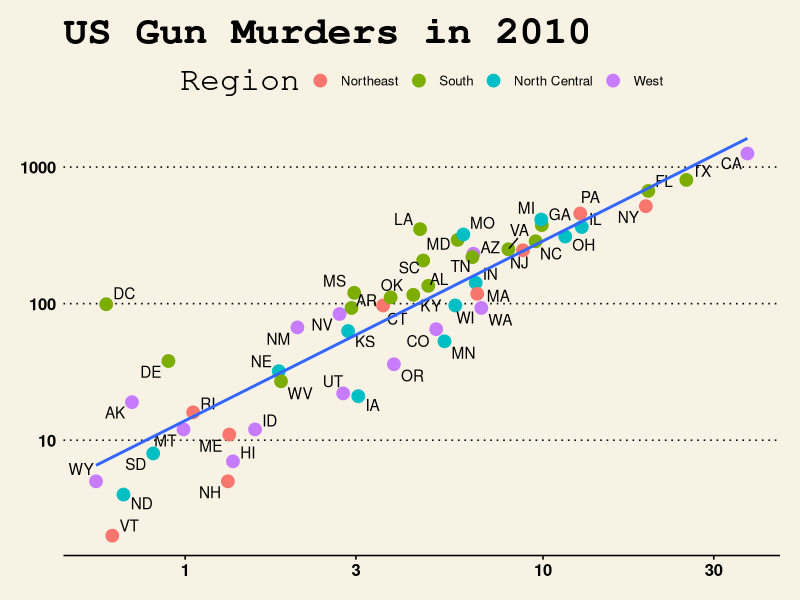

The R script that drew this image:
## ---- chunk 1
# loading packages 
library(tidyverse)
library(knitr)
library(ggthemes)
library(ggrepel)
library(dslabs)
## ---- chunk 2
# Load Data
kable(head(murders))
ggplot1 = murders %>% ggplot(mapping = aes(x=population/10^6, y=total)) 
  ggplot1 + geom_point(aes(col=region), size = 4) +
  geom_text_repel(aes(label=abb)) +
  scale_x_log10() +
  scale_y_log10() +
  geom_smooth(formula = "y~x", method=lm,se = F)+
  xlab("Populations in millions (log10 scale)") + 
  ylab("Total number of murders (log10 scale)") +
  ggtitle("US Gun Murders in 2010") +
  scale_color_discrete(name = "Region")+
      theme_wsj()
  
